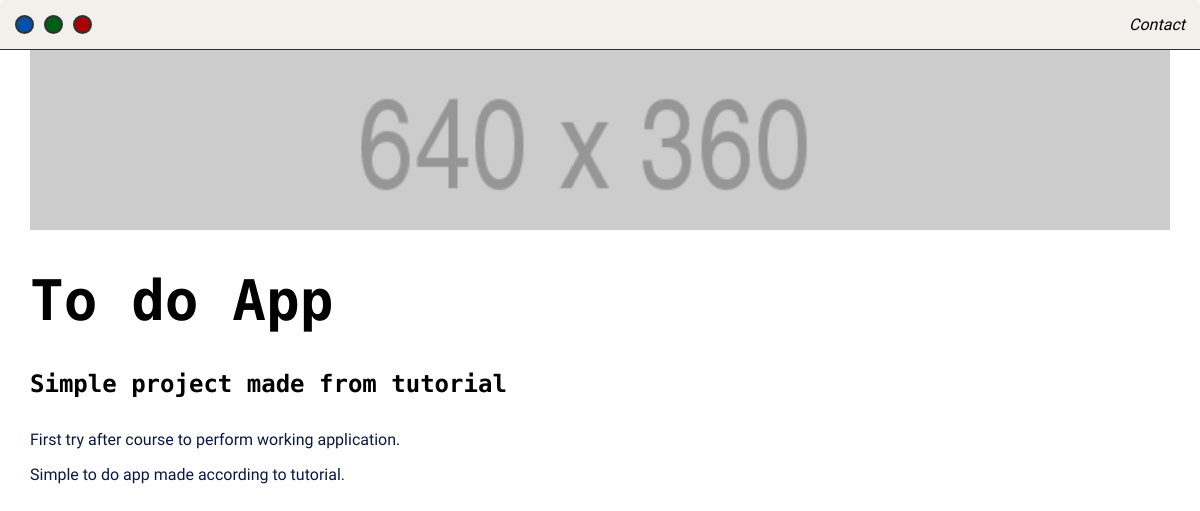
The app's page /post/1/ with its own data.
### base/models.py (models this page shows, shortened)
class Post(models.Model):
    headline = models.CharField(max_length=200)
    sub_headline = models.CharField(max_length=200, null=True, blank=True)
    thumbnail = models.ImageField(null=True, blank=True, upload_to="images", default="placeholder.png")
    body = models.TextField(null=True, blank=True)
    created = models.DateTimeField(auto_now_add=True)
    active = models.BooleanField(default=False)
    featured = models.BooleanField(default=False)
    tags = models.ManyToManyField(Tag, null=True)

### base/views.py (the view)
# urls.py: path('post/<str:pk>/', views.post, name='post'),
def post(request, pk):
    post = Post.objects.get(id=pk)
    context = {'post': post}
    return render(request, 'base/post.html', context)

### base/templates/base/post.html (shortened to what this page needs)
{% extends 'base/main.html' %}
{% load static %}
{% block content %}
<div class="main-container">
    <img class="thumbnail" src=" {{post.thumbnail.url }} ">
    <h1>{{post.headline}}</h1>
    <h4>{{post.sub_headline}} </h4>
    <p>
        {{post.body|linebreaks}}
    </p>
</div>
{% endblock content %}

### static/css/default.css (style rules this page uses)
:root { --mainColor: #f1f0ea; --secondaryColor: #fff; --borderColor: #2f3234; --themeDotBorder: #24292e; --previewBg: rgb(251, 249, 243, 0.8); --previewShadow: #f0ead6; --mainText: black; --secondaryText: #0b1941; --linkText: #033592; --buttonColor: black; }
html, body { padding: 0; margin: 0; }
body * { transition: 0.5s; }
h1, h2, h3, h4, h5, h6, strong { color: var(--mainText); font-family: "Roboto Mono", monospace; }
p, li, span, label, input, textarea { color: var(--secondaryText); font-family: "Josefin Sans", sans-serif; }
h1 { font-size: 56px; }
h4 { font-size: 24px; }
.main-container { width: 1500px; margin: 0 auto; }
.thumbnail { display: block; width: 100%; height: 180px; object-fit: cover; }
@media screen and (max-width: 1500px) { .main-container { width: 95%; } }

### base/templates/base/post.html (style rules this page uses)
img { max-width: 100%; object-fit: cover; }

### records on screen
Post: thumbnail (placeholder picture), headline "To do App", sub_headline "Simple project made from tutorial", body "First try after course to perform working application. Simple to do app made according to tutorial."
